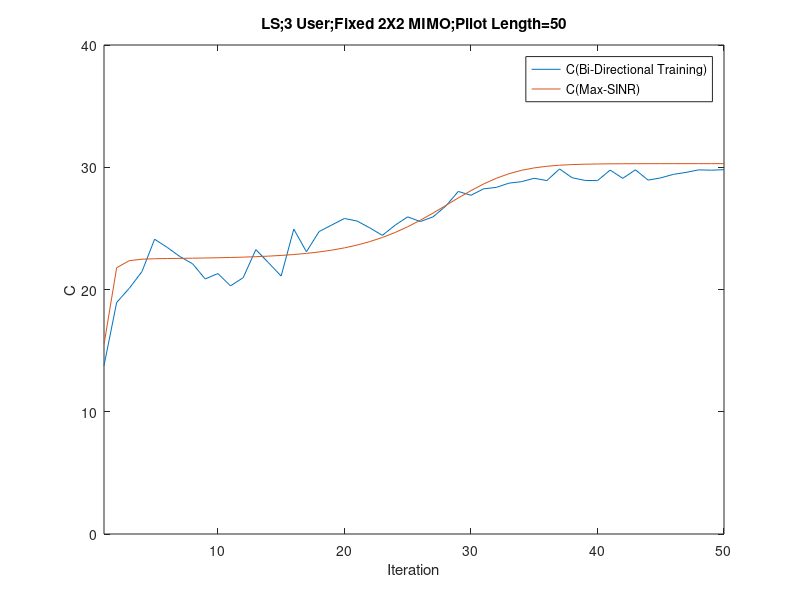

Here is the MATLAB script that generated this plot:
%3 user, 2X2 MIMO Channel
%Turn Off Common Channel 
%calculate MSE
%LS Filter
%add realization function
clc
clear



for k=1:3
SINR_without_stat(:,k)= zeros(10^4,1);
SINR_know_stat(:,k)= zeros(10^4,1);
end

sigma = sqrt(10^(-3));

FilterLength = 10; %FilterLength
Realization=1;


 for R=1:Realization
     
        R
        
        H{1,1}=(1/sqrt(2))*[randn(1,1)+1i*randn(1,1) randn(1,1)+1i*randn(1,1);randn(1,1)+1i*randn(1,1) randn(1,1)+1i*randn(1,1)];
        H{1,2}=0.8*(1/sqrt(2))*[randn(1,1)+1i*randn(1,1) randn(1,1)+1i*randn(1,1);randn(1,1)+1i*randn(1,1) randn(1,1)+1i*randn(1,1)];
        H{2,1}=0.8*(1/sqrt(2))*[randn(1,1)+1i*randn(1,1) randn(1,1)+1i*randn(1,1);randn(1,1)+1i*randn(1,1) randn(1,1)+1i*randn(1,1)];
        H{2,2}=(1/sqrt(2))*[randn(1,1)+1i*randn(1,1) randn(1,1)+1i*randn(1,1);randn(1,1)+1i*randn(1,1) randn(1,1)+1i*randn(1,1)];
        H{3,3}=(1/sqrt(2))*[randn(1,1)+1i*randn(1,1) randn(1,1)+1i*randn(1,1);randn(1,1)+1i*randn(1,1) randn(1,1)+1i*randn(1,1)];
        H{1,3}=0.8*(1/sqrt(2))*[randn(1,1)+1i*randn(1,1) randn(1,1)+1i*randn(1,1);randn(1,1)+1i*randn(1,1) randn(1,1)+1i*randn(1,1)];
        H{2,3}=0.8*(1/sqrt(2))*[randn(1,1)+1i*randn(1,1) randn(1,1)+1i*randn(1,1);randn(1,1)+1i*randn(1,1) randn(1,1)+1i*randn(1,1)];
        H{3,1}=0.8*(1/sqrt(2))*[randn(1,1)+1i*randn(1,1) randn(1,1)+1i*randn(1,1);randn(1,1)+1i*randn(1,1) randn(1,1)+1i*randn(1,1)];
        H{3,2}=0.8*(1/sqrt(2))*[randn(1,1)+1i*randn(1,1) randn(1,1)+1i*randn(1,1);randn(1,1)+1i*randn(1,1) randn(1,1)+1i*randn(1,1)];

        Z{1,1}=H{1,1}';
        Z{1,2}=H{2,1}';
        Z{2,1}=H{1,2}';
        Z{2,2}=H{2,2}';
        Z{3,3}=H{3,3}';
        Z{3,1}=H{1,3}';
        Z{3,2}=H{2,3}';
        Z{1,3}=H{3,1}';
        Z{2,3}=H{3,2}';
        
        for k = 1:3
        gp(:,k)=[1;1];
        gp_w(:,k)=[1;1];
        gp(:,k)=gp(:,k)/norm(gp(:,k));
        gp_w(:,k)=gp_w(:,k)/norm(gp_w(:,k));
        end
        
       

for iteration = 1:50
    
    iteration;
    
            for k = 1:3  
            gp(:,k)=gp(:,k)/norm(gp(:,k));
            gp_w(:,k)=gp_w(:,k)/norm(gp_w(:,k));
            end
            
           
            %Backward Training
            for iter1 = 1:FilterLength

                    for k =1:3
                        if rand-0.5 >= 0
                                    xp_b(k,iter1) = 1;
                                else
                                    xp_b(k,iter1) = -1;
                        end
                    end
                    
                       
                    for k = 1:3

                                neq_p(:,iter1,k) = [0;0];
                                for j = 1:3
                                    if j~=k; 
                                        neq_p(:,iter1,k) = neq_p(:,iter1,k) + Z{k,j}*gp(:,j)*xp_b(j,iter1);
                                    end
                                end

                                neq_p_w(:,:,k) = [0 0;0 0];
                                for j = 1:3
                                    if j~=k;
                                        neq_p_w(:,:,k) = neq_p_w(:,:,k) + Z{k,j}*gp_w(:,j)*gp_w(:,j)'*Z{k,j}';
                                    end
                                end

                           
                    end
                    
                    for k = 1:3   
                                yb(:,iter1,k) = Z{k,k}*(gp(:,k)*xp_b(k,iter1))...
                                                +neq_p(:,iter1,k)...
                                                +sigma*(1/sqrt(2))*[(randn(1,1)+1i*randn(1,1));(randn(1,1)+1i*randn(1,1))];
                    end
                           
                    
                    
            end
            
                    for k = 1:3
                            vp_w(:,k) = inv(  Z{k,k}*gp_w(:,k)*gp_w(:,k)'*Z{k,k}'... 
                                            + neq_p_w(:,:,k)...  
                                            + eye(2)*sigma^2  ) * (Z{k,k}*gp_w(:,k)); 
                    end
            
                    for k = 1:3
                    vp(:,k)  = inv(yb(:,:,k)*yb(:,:,k)')*yb(:,:,k)*xp_b(k,:)';
                    end  
                    
                    
                    for k = 1:3
                    vp(:,k)=(vp(:,k))/norm(vp(:,k));
                    vp_w(:,k)=(vp_w(:,k))/norm(vp_w(:,k));
                    end
                    
                    
       

            %Forward Training  
            for iter2 = 1:FilterLength

                    for k = 1:3
                        if rand-0.5 >= 0
                                    xp_f(k,iter2) = 1;
                                else
                                    xp_f(k,iter2) = -1;
                        end
                    end

                    for k = 1:3

                                neq_p(:,iter2,k) = [0;0];
                                for j = 1:3
                                    if j~=k; 
                                        neq_p(:,iter2,k) = neq_p(:,iter2,k) + H{k,j}*vp(:,j)*xp_f(j,iter2);
                                    end
                                end

                                neq_p_w(:,:,k) = [0 0;0 0];
                                for j = 1:3
                                    if j~=k;
                                        neq_p_w(:,:,k) = neq_p_w(:,:,k) + H{k,j}*vp_w(:,j)*vp_w(:,j)'*H{k,j}';
                                    end
                                end

                    end
                    
                    for k = 1:3    
                    yf(:,iter2,k) = H{k,k}*(vp(:,k)*xp_f(k,iter2))...
                                    +neq_p(:,iter2,k)...
                                    +sigma*(1/sqrt(2))*[(randn(1,1)+1i*randn(1,1));(randn(1,1)+1i*randn(1,1))];
                    end
                   
            end 
    
                for k = 1:3 
                gp_w(:,k) = inv(  H{k,k}*vp_w(:,k)*vp_w(:,k)'*H{k,k}'...
                                + neq_p_w(:,:,k)...  
                                + eye(2)*sigma^2  ) * (H{k,k}*vp_w(:,k)); 
                end

                for k = 1:3
                gp(:,k)  = inv(yf(:,:,k)*yf(:,:,k)')*yf(:,:,k)*xp_f(k,:)';
                end
                
            
    
            for k = 1:3
        
                neq_SINR_p(iteration,k) = 0;
                for j = 1:3
                    if j~=k; 
                neq_SINR_p(iteration,k) = neq_SINR_p(iteration,k) + norm(gp(:,k)'*H{k,j}*vp(:,j))^2;
                    end
                end

                neq_SINR_p_w(iteration,k) = 0;
                for j = 1:3
                    if j~=k; 
                neq_SINR_p_w(iteration,k) = neq_SINR_p_w(iteration,k) + norm(gp_w(:,k)'*H{k,j}*vp_w(:,j))^2;
                    end
                end
        
            end
    
            for k = 1:3
            SINR_without_stat(iteration,k)= SINR_without_stat(iteration,k)+(norm(  gp(:,k)'*H{k,k}*vp(:,k) )^2/(  neq_SINR_p(iteration,k) + norm( gp(:,k)'*eye(2)*sigma^2*gp(:,k) )    ))/Realization;
            SINR_know_stat(iteration,k)= SINR_know_stat(iteration,k)+(norm(   gp_w(:,k)'*H{k,k}*vp_w(:,k) )^2/(  neq_SINR_p_w(iteration,k) + norm( gp_w(:,k)'*eye(2)*sigma^2*gp_w(:,k) )   ))/Realization;
            end
    
    end
           
end
   

n=1:iteration;

plot(   n,  log2(1+SINR_without_stat(n,1))+log2(1+SINR_without_stat(n,2))+log2(1+SINR_without_stat(n,3)), n,  log2(1+SINR_know_stat(n,1))+log2(1+SINR_know_stat(n,2))+log2(1+SINR_know_stat(n,3)) )
legend('C(Bi-Directional Training)','C(Max-SINR)')
xlabel('Iteration')
ylabel('C')
title('LS;3 User;Fixed 2X2 MIMO;Pilot Length=50')
axis([1 iteration 0 40])
